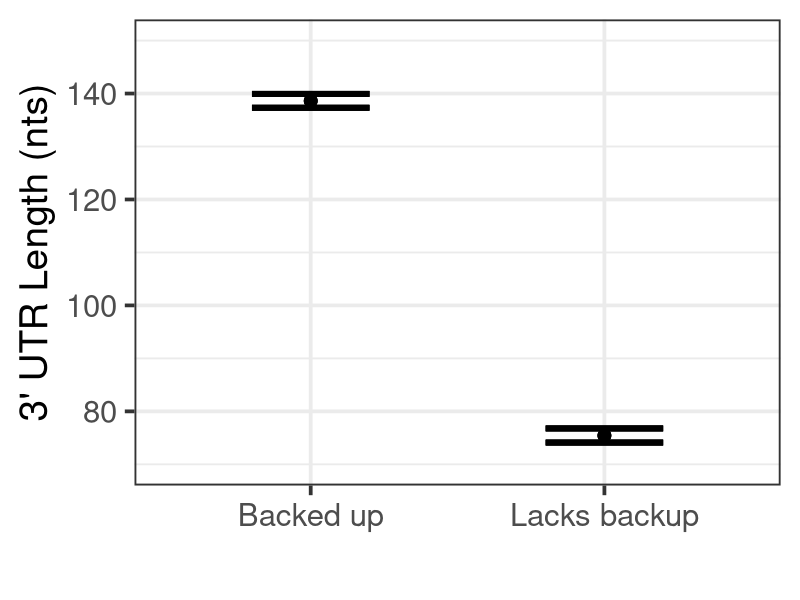
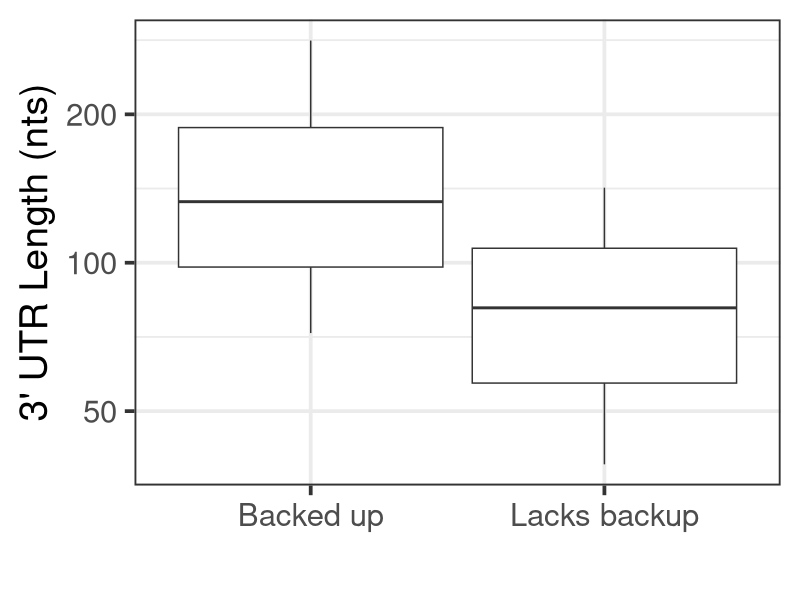
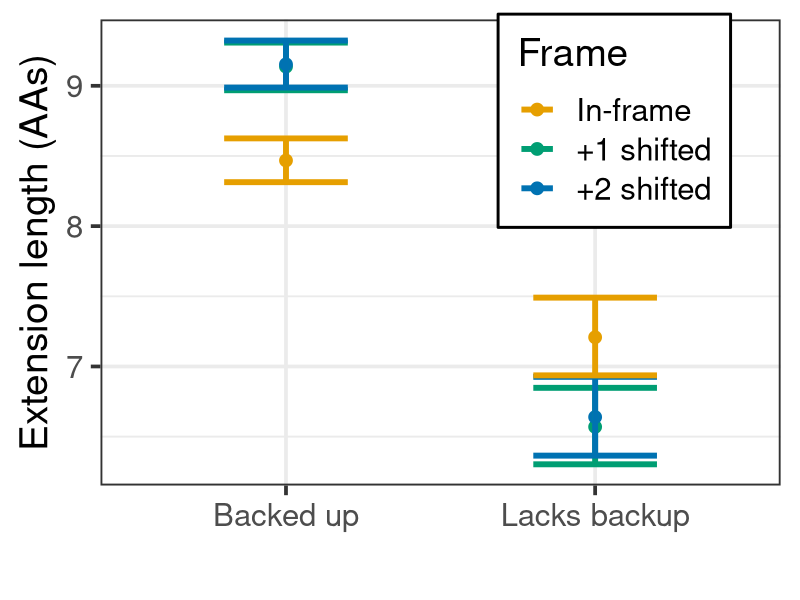
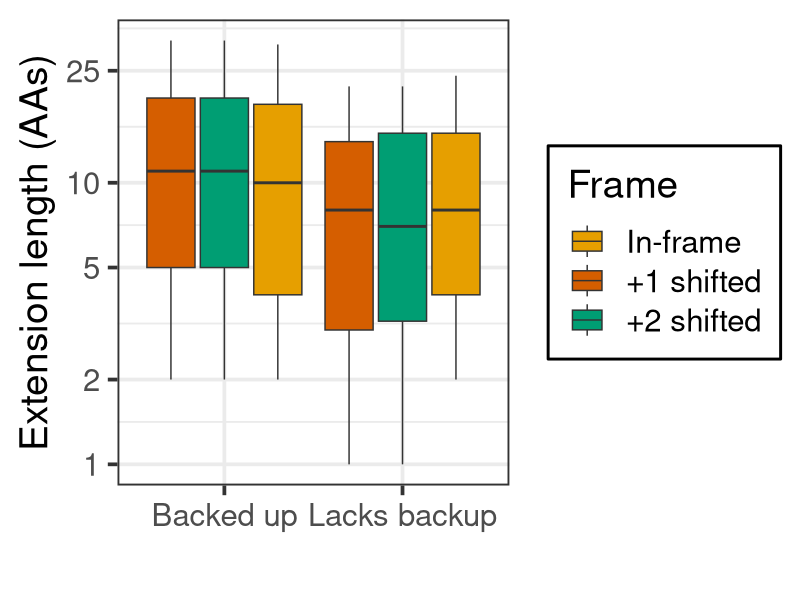
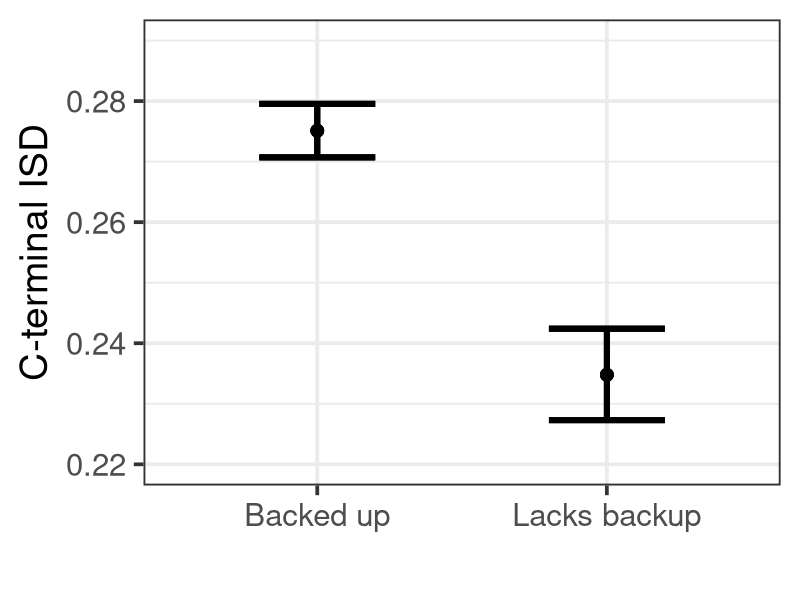
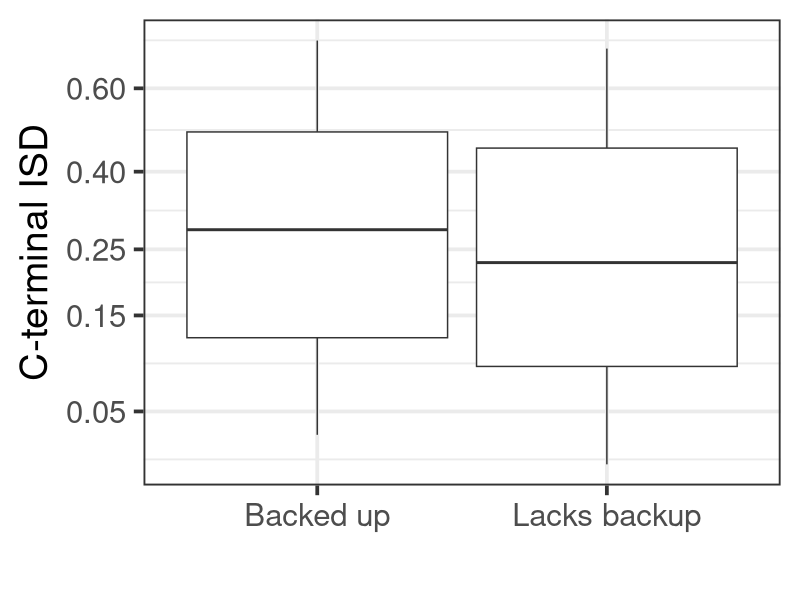
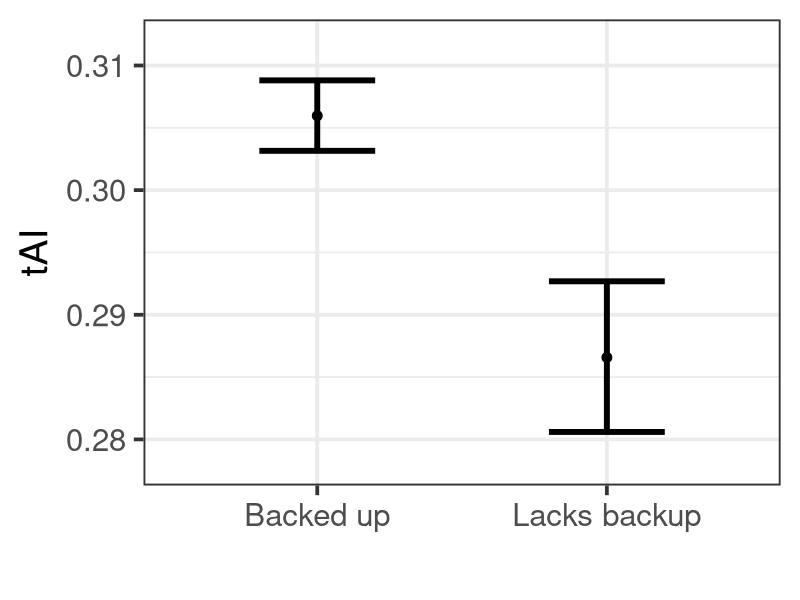
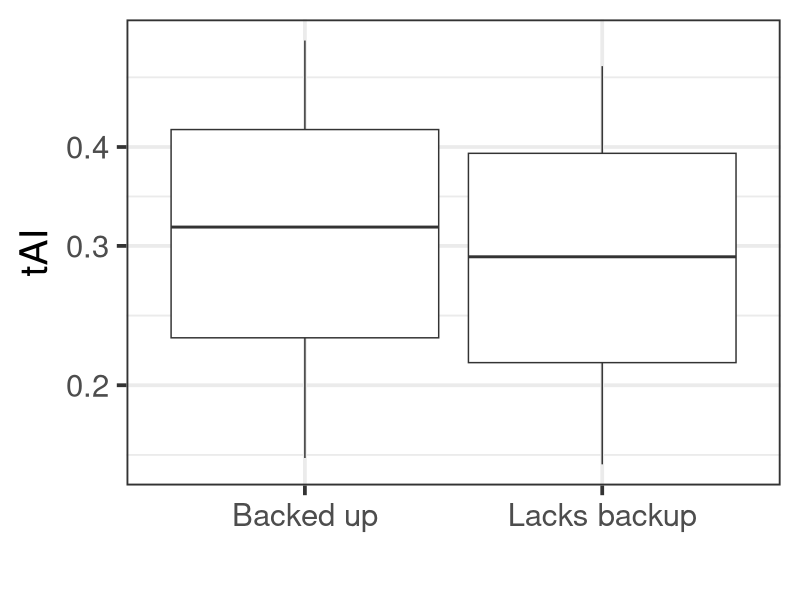

Generate these figures, in order, with R:
# Figure 3 script.

# Load ribohits data.
ribohits.data <- read.table("ribohits_data_11-13-19.tab", header = T, sep = "\t", stringsAsFactors = F)

# Load packages.
library(tidyverse)

# Gather length data by frame.
ribohits.data$Fragile.factor <- ifelse(ribohits.data$Fragile == 0, "Backed up", "Lacks backup")
ribohits.data$Fragile.factor <- factor(ribohits.data$Fragile.factor, levels = c("Backed up", "Lacks backup"))
names(ribohits.data)[c(10, 21:22)] <- c("In-frame", "+1 shifted", "+2 shifted")
ribohits.frame <- ribohits.data %>% gather("In-frame", "+1 shifted", "+2 shifted", key = "Frame", value = "Length")

# Group by fragile proteins.
fragile.data <- group_by(ribohits.frame, Fragile, Frame) %>%
  summarise(UTR.mean = mean(log(Length.3UTR), na.rm = T),
            UTR.sd = sd(log(Length.3UTR), na.rm = T),
            UTR.N = length(log(Length.3UTR)),
            UTR.se = UTR.sd / sqrt(UTR.N),
            Length.mean = mean(log(Length), na.rm = T),
            Length.sd = sd(log(Length), na.rm = T),
            Length.N = sum(!is.na(Length)),
            Length.se = Length.sd / sqrt(Length.N),
            ISD.Last10.mean = mean(sqrt(ISD.Last10.iupred2), na.rm = T),
            ISD.Last10.sd = sd(sqrt(ISD.Last10.iupred2), na.rm = T),
            ISD.Last10.N = length(sqrt(ISD.Last10.iupred2)),
            ISD.Last10.se = ISD.Last10.sd / sqrt(ISD.Last10.N),
            tAI.mean = mean(tai.4.log, na.rm = T),
            tAI.sd = sd(tai.4.log, na.rm = T),
            tAI.N = sum(!is.na(tai.4.log)),
            tAI.se = tAI.sd / sqrt(tAI.N))
fragile.data$Frame <- factor(fragile.data$Frame, levels = c("In-frame", "+1 shifted", "+2 shifted"))

# Plotting figures. Means and standard errors for each figure first, then with a boxplot.
# Part A.
png(filename = "Fragile_UTRLength_12-18-19.png", width = 6, height = 6, units = "in", res = 350)
ggplot(data = fragile.data,
       aes(x = factor(Fragile),
           y = exp(UTR.mean))) +
  geom_point(size = 4) +
  geom_errorbar(aes(ymin = exp(UTR.mean - UTR.se), ymax = exp(UTR.mean + UTR.se)), width = 0.4, size = 2) +
  scale_x_discrete(labels = c("Backed up", "Lacks backup")) +
  xlab("") +
  ylab("3' UTR Length (nts)") +
  scale_y_continuous(limits = c(70, 150)) +
  theme_bw(base_size = 28)
dev.off()

# Part A with box plot.
boxplot.quantiles <- function(x){
  qntls <- quantile(x, probs = c(0.09, 0.25, 0.5, 0.75, 0.91))
  names(qntls) <- c("ymin", "lower", "middle", "upper", "ymax")
  return(qntls)
}
png(filename = "Fragile_UTRLength_boxplot_10-15-19.png", width = 400, height = 400)
ggplot(data = ribohits.data,
       aes(x = factor(Fragile),
           y = log(Length.3UTR))) +
  stat_summary(fun.data = boxplot.quantiles, geom = "boxplot") +
  scale_x_discrete(labels = c("Backed up", "Lacks backup")) +
  xlab("") +
  ylab("3' UTR Length (nts)") +
  scale_y_continuous(breaks = log(c(50, 100, 200)),
                     labels = c(50, 100, 200)) +
  theme_bw(base_size = 28)
dev.off()

# Part B
cb.pallette <- c("#999999", "#E69F00", "#56B4E9", "#009E73", "#F0E442", "#0072B2", "#D55E00", "#CC79A7")
png(filename = "Fragile_ExtL_+1+2_2-18-20.png", width = 6, height = 6, units = "in", res = 350)
ggplot(data = fragile.data,
       aes(x = factor(Fragile),
           y = exp(Length.mean),
           color = Frame)) +
  geom_point(size = 4) +
  geom_errorbar(aes(ymin = exp(Length.mean - Length.se), ymax = exp(Length.mean + Length.se)), width = 0.4, size = 2) +
  scale_x_discrete(labels = c("Backed up", "Lacks backup")) +
  xlab("") +
  ylab("Extension length (AAs)") +
  theme_bw(base_size = 28) +
  scale_color_manual(breaks = c("In-frame", "+1 shifted", "+2 shifted"),
                     values = c(cb.pallette[2], cb.pallette[4], cb.pallette[6])) +
  theme(legend.position = c(0.7555, 0.7825),
        legend.background = element_rect(fill = "white", size = 1, linetype = "solid", color = "black"),
        legend.spacing.y = unit(0.25, 'cm'), legend.key.size = unit(1.0, "cm"))
dev.off()

# Part B with box plot.
png(filename = "Fragile_ExtL_boxplot_+1+2_10-27-19.png", width = 600, height = 400)
ggplot(data = ribohits.frame[!is.na(ribohits.frame$Length),],
       aes(x = factor(Fragile),
           y = log(Length),
           fill = Frame)) +
  stat_summary(fun.data = boxplot.quantiles, geom = "boxplot", position = "dodge2") +
  scale_x_discrete(labels = c("Backed up", "Lacks backup")) +
  xlab("") +
  ylab("Extension length (AAs)") +
  scale_y_continuous(breaks = log(c(1, 2, 5, 10, 25)),
                     labels = c(1, 2, 5, 10, 25)) +
  theme_bw(base_size = 28) +
  scale_fill_manual(breaks = c("In-frame", "+1 shifted", "+2 shifted"),
                    values = c("#E69F00", "#D55E00", "#009E73")) +
  theme(legend.background = element_rect(fill = "white", size = 1, linetype = "solid", color = "black"),
        legend.spacing.y = unit(0.25, 'cm'), legend.key.size = unit(1.0, "cm"))
dev.off()

# Part C
png(filename = "Fragile_ISDLast10_12-18-19.png", width = 6, height = 6, units = "in", res = 350)
ggplot(data = fragile.data,
       aes(x = factor(Fragile),
           y = ISD.Last10.mean ^ 2)) +
  geom_point(size = 4) +
  geom_errorbar(aes(ymin = (ISD.Last10.mean - ISD.Last10.se)^2, ymax = (ISD.Last10.mean + ISD.Last10.se)^2),
                width = 0.4, size = 2) +
  scale_x_discrete(labels = c("Backed up", "Lacks backup")) +
  scale_y_continuous(limits = c(0.22, 0.29)) +
  xlab("") +
  ylab("C-terminal ISD") +
  theme_bw(base_size = 28)
dev.off()

# Part C with boxplot
png(filename = "Fragile_ISDLast10_boxplot_10-15-19.png", width = 400, height = 400)
ggplot(data = ribohits.data,
       aes(x = factor(Fragile),
           y = sqrt(ISD.Last10.iupred2))) +
  stat_summary(fun.data = boxplot.quantiles, geom = "boxplot") +
  scale_x_discrete(labels = c("Backed up", "Lacks backup")) +
  scale_y_continuous(breaks = sqrt(c(0.05, 0.15, 0.25, 0.4, 0.6)),
                     labels = c("0.05", "0.15", "0.25", "0.40", "0.60")) +
  xlab("") +
  ylab("C-terminal ISD") +
  theme_bw(base_size = 28)
dev.off()

# Part D
png(filename = "Fragile_tAI4log_12-18-19.png", width = 6, height = 6, units = "in", res = 350)
ggplot(fragile.data[fragile.data$Frame == "In-frame",],
       aes(
         x = factor(Fragile),
         y = exp(tAI.mean)
       )) +
  geom_point(size = 3) +
  geom_errorbar(aes(ymin = exp(tAI.mean - tAI.se), ymax = exp(tAI.mean + tAI.se)),
                width = 0.4, size = 2) +
  ylab("tAI") +
  xlab("") +
  scale_y_continuous(limits = c(0.278, 0.312)) +
  scale_x_discrete(labels = c("Backed up", "Lacks backup")) +
  theme_bw(base_size = 28)
dev.off()

# Part D with boxplot.
png(filename = "Fragile_tAI4log_boxplot_10-15-19.png", height = 400, width = 425)
ggplot(ribohits.data,
       aes(
         x = factor(Fragile),
         y = tai.4.log
       )) +
  stat_summary(fun.data = boxplot.quantiles, geom = "boxplot") +
  ylab("tAI") +
  xlab("") +
  scale_y_continuous(breaks = log(c(0.2, 0.3, 0.4)),
                     labels = c(0.2, 0.3, 0.4)) +
  scale_x_discrete(labels = c("Backed up", "Lacks backup")) +
  theme_bw(base_size = 28)
dev.off()
